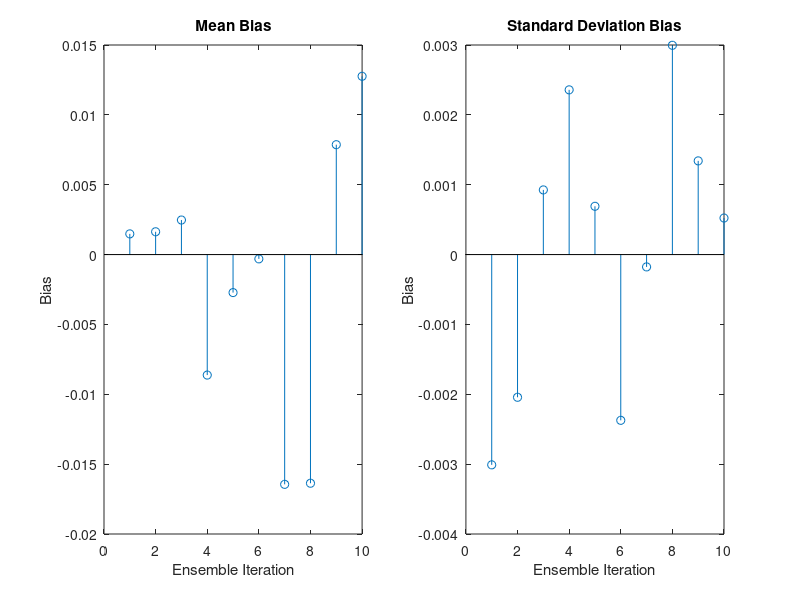
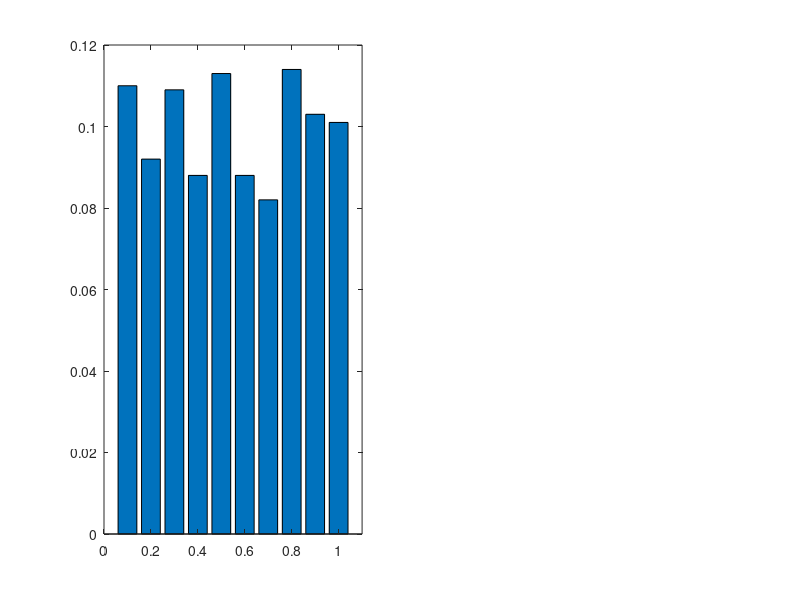

Write the MATLAB code that produced these figures, in order. (Note: this script raises an error after producing the figures.)
close all; clear; clc;

%% 1.1


X1 = rand(1000, 1);

% Calculating our 1000 sample mean and std dev for 1.1.1 and 1.1.2
m1 = mean(X1);
s1 = std(X1);


%% 1.1.3
% Ensemble of 10 1000 sample sets
X = rand(1000, 10);

% To get non SI x labels
%set(gca, 'XTickLabel', num2str(get(gca, 'XTick'))) 

m10 = mean(X);
s10 = std(X);

figure;
subplot(1,2,1)
stem(1:10, 0.5-m10);
title('Mean Bias');
xlabel('Ensemble Iteration');
ylabel('Bias');

subplot(1,2,2)
stem(1:10, 0.2887 - s10);
title('Standard Deviation Bias');
xlabel('Ensemble Iteration');
ylabel('Bias');

%% 1.1.4

% The hist function puts the data in to bins
a = hist(X(:,1));

% Normalise the histogram based on our sample size (to create a p.d.f.)
a = a/1000;

figure;

subplot(1,2,1)
bar(0.1:0.1:1 , a); % We set our x axis correctly
xlim([0 1.1])  % Set the x axis limits correctly
hline = refline([0 0.1]); % Add the theoretical line
set(hline,'Color','r')
title('pdf of 1000 samples, in 10 bins');
xlabel('x');
ylabel('Density');
legend('Actual pdf', 'Theoretical pdf', 'Location', 'SouthEast');


% This time we are splitting the pdf in to 50 bins
a = hist(X1(:,1), 50);
a = a/1000;

subplot(1,2,2)
bar(0.02:0.02:1, a);
xlim([0 1.02]);
hline = refline([0 0.02]);
set(hline,'Color','r')
title('pdf of 1000 samples, in 50 bins');
xlabel('x');
ylabel('Density');
legend('Actual pdf', 'Theoretical pdf', 'Location', 'SouthEast');


% This time, we are just using 100 samples
figure;
a = hist(X(1:100,1), 10);
a = a/100; % Normalised by 100 samples this time
bar(0.1:0.1:1, a); 
xlim([0 1.1]); 
hline = refline([0 0.1]);
set(hline,'Color','r')
title('pdf of 100 samples, in 10 bins');
xlabel('x');
ylabel('Density');
legend('Actual pdf', 'Theoretical pdf');

